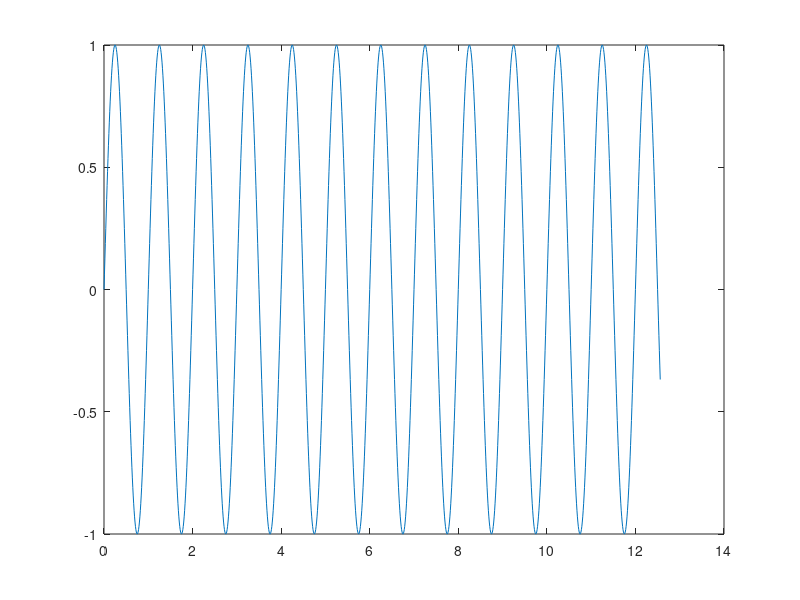

Reproduce this figure in MATLAB. (Note: this script raises an error after producing the figure.)
close all
clear all

Fs=1e2;
Ts=1/Fs;
f0=1;

t=[0:Ts:4*pi];

x=sin(2*pi*f0.*t)

figure
plot(t,x)

[X,frequency]=positivefft(x,Fs)

figure
subplot 121
plot(t,x)
subplot 122
stem(frequency,abs(X))

